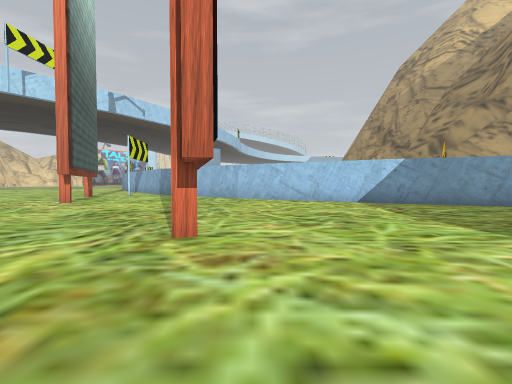
[1] (above)

16 first-person views from a walk through a scene from a Unity 3-D project. The camera is 1.2 m above the floor, tilts 2° down and sees 85° across. The floor is counted in squares, 2 m on a side. Each view is taken from the middle of a square. On the plan, view 1 faces up. The plan holds only what a view shows up to about 9 squares ahead; the rest is blank. The place goes on beyond the plan. The player is left out. Some surface patterns are stand-ins.

[2]
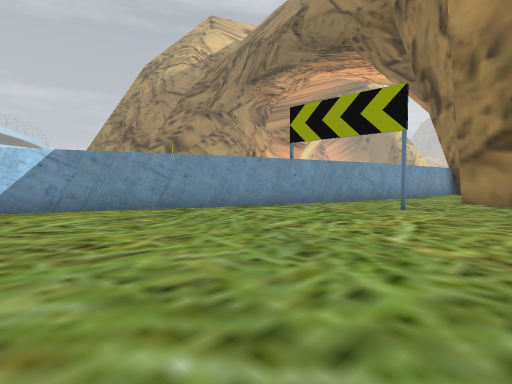

[3]
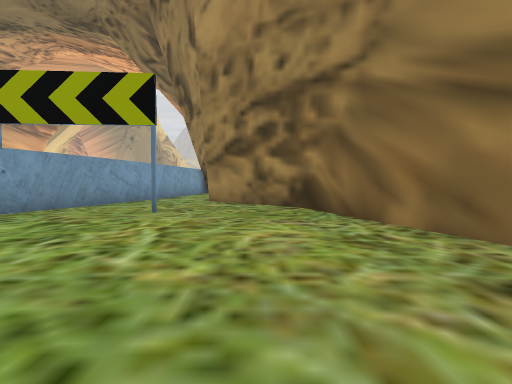

[4]
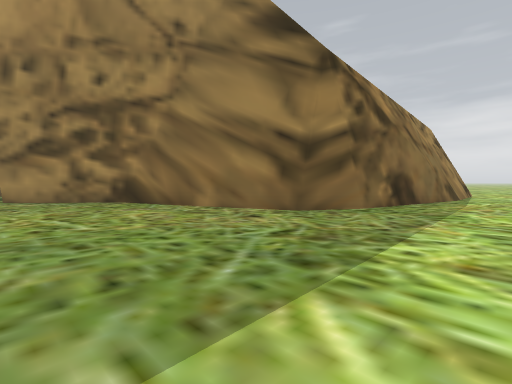

[5]
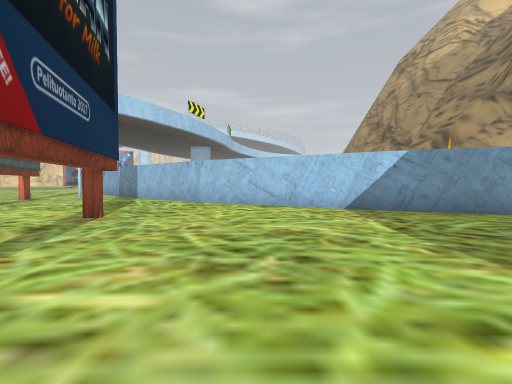

[6]
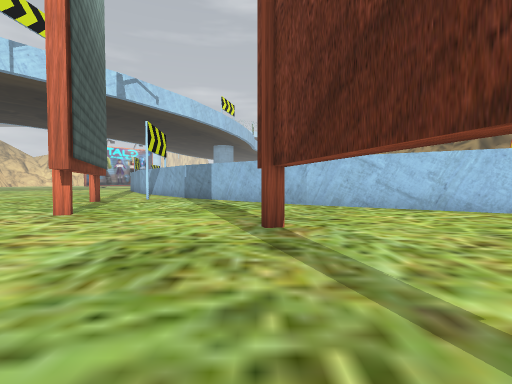

[7]
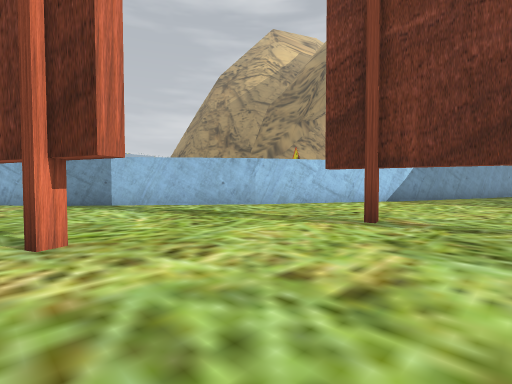

[8]
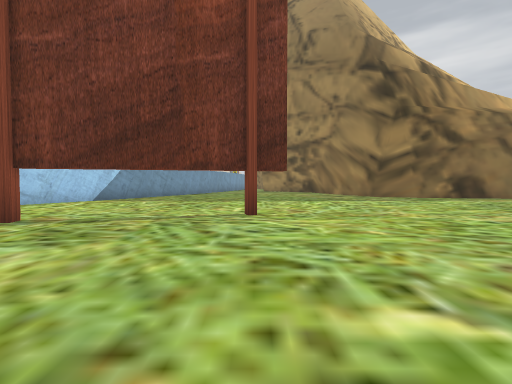

[9]
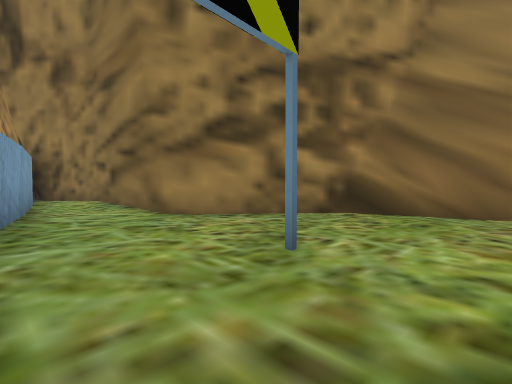

[10]
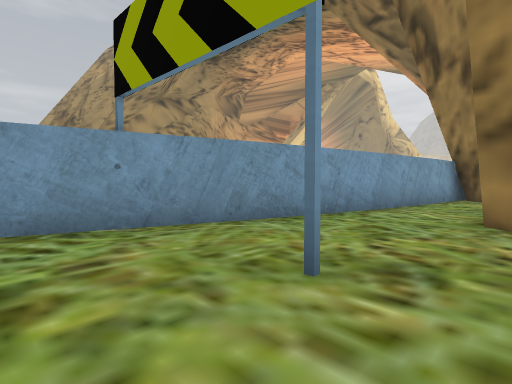

[11]
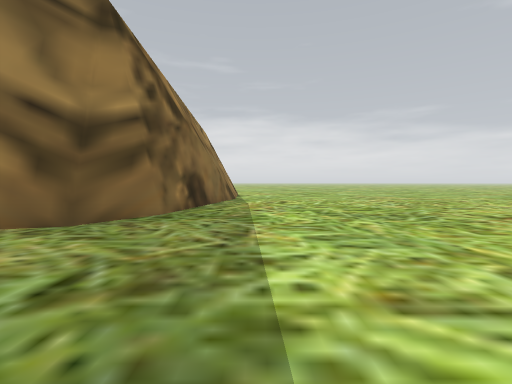

[12]
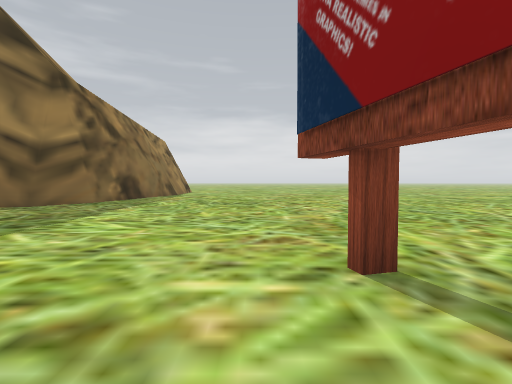

[13]
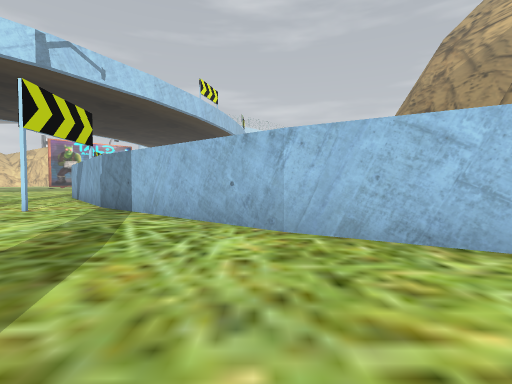

[14]
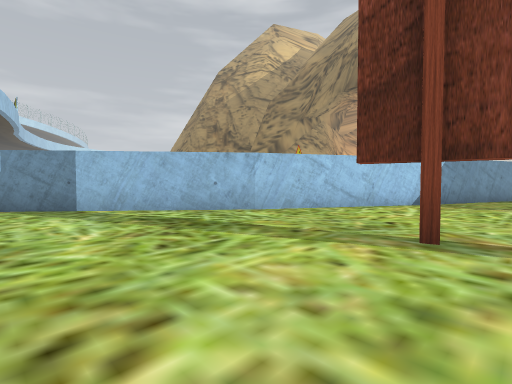

[15]
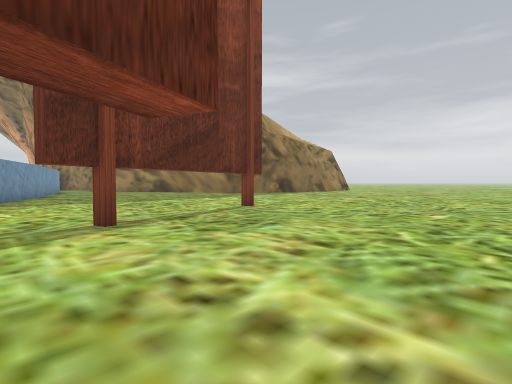

[16]
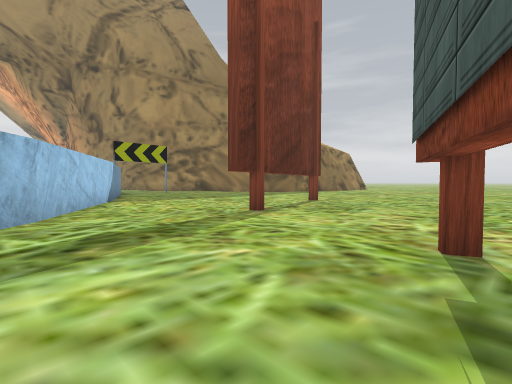

### Floor plan
Key: @ floor where view 1 was taken; # wall or solid block; . floor; T thing the floor can be seen under or through.
Columns run from 6 left of view 1 to 19 right of it. Each row starts with its distance up from view 1.
 16 #
 15 ##
 14 .##
 13 ..##
 12 ...##
 11 ....###
 10 #.....###
  9 #.......##
  8 .#.......####
  7 ....T.......###
  6 .....T........####
  5 .....T...........######
  4 .....T................####
  3 .....T..........#.......##
  2 ...................######
  1 ..................##
  0 ......@..........##
 -1 ..............####
 -2 ............###
 -3 ...........##

Positions as (right, up) in squares from view 1, and headings:
1: (0, 0), facing up
2: (3, 1), facing up-right
3: (4, 1), facing right
4: (2, 3), facing down-right
5: (1, 2), facing up
6: (-2, 3), facing up
7: (-6, 5), facing up-right
8: (-6, 3), facing right
9: (8, 5), facing down-right
10: (8, 2), facing up-right
11: (3, 2), facing down
12: (0, 5), facing down
13: (-1, 7), facing up
14: (-5, 6), facing up-right
15: (-6, 8), facing down-right
16: (-6, 11), facing down-right
